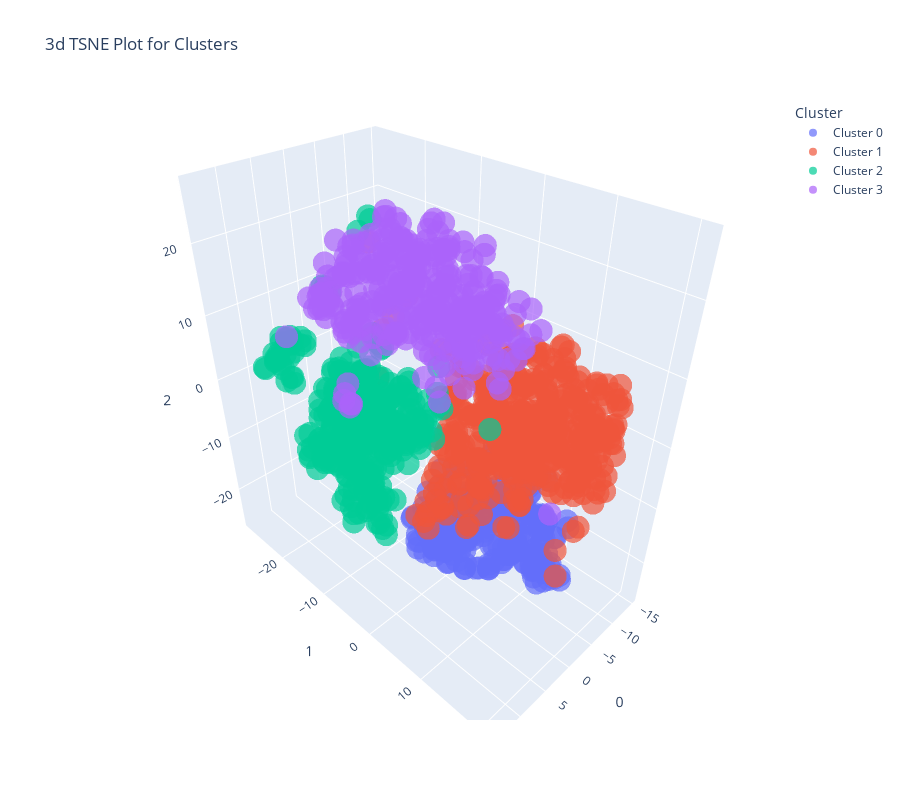

The notebook cell this image was saved under:
### Markdown cell above
### 5.3 Plot the model with TSNE

### Code cell
plot_model(kmeans, plot = 'tsne')

### Figure 1 — Plotly figure (JSON) as saved in the notebook; plotly's stock layout.template omitted (floating-point values rounded to 4 significant figures; data arrays with more than 128 entries replaced by an {"elided": "..."} marker saying what was removed)
{"data": [{"customdata": {"elided": "270x1 int values"}, "hovertemplate": "Cluster=Cluster 0<br>0=%{x}<br>1=%{y}<br>2=%{z}<br>Feature=%{customdata[0]}<extra></extra>", "legendgroup": "Cluster 0", "marker": {"color": "#636efa", "opacity": 0.7, "symbol": "circle"}, "mode": "markers", "name": "Cluster 0", "scene": "scene", "showlegend": true, "type": "scatter3d", "x": {"elided": "270 float values"}, "y": {"elided": "270 float values"}, "z": {"elided": "270 float values"}}, {"customdata": {"elided": "414x1 int values"}, "hovertemplate": "Cluster=Cluster 1<br>0=%{x}<br>1=%{y}<br>2=%{z}<br>Feature=%{customdata[0]}<extra></extra>", "legendgroup": "Cluster 1", "marker": {"color": "#EF553B", "opacity": 0.7, "symbol": "circle"}, "mode": "markers", "name": "Cluster 1", "scene": "scene", "showlegend": true, "type": "scatter3d", "x": {"elided": "414 float values"}, "y": {"elided": "414 float values"}, "z": {"elided": "414 float values"}}, {"customdata": {"elided": "350x1 int values"}, "hovertemplate": "Cluster=Cluster 2<br>0=%{x}<br>1=%{y}<br>2=%{z}<br>Feature=%{customdata[0]}<extra></extra>", "legendgroup": "Cluster 2", "marker": {"color": "#00cc96", "opacity": 0.7, "symbol": "circle"}, "mode": "markers", "name": "Cluster 2", "scene": "scene", "showlegend": true, "type": "scatter3d", "x": {"elided": "350 float values"}, "y": {"elided": "350 float values"}, "z": {"elided": "350 float values"}}, {"customdata": {"elided": "304x1 int values"}, "hovertemplate": "Cluster=Cluster 3<br>0=%{x}<br>1=%{y}<br>2=%{z}<br>Feature=%{customdata[0]}<extra></extra>", "legendgroup": "Cluster 3", "marker": {"color": "#ab63fa", "opacity": 0.7, "symbol": "circle"}, "mode": "markers", "name": "Cluster 3", "scene": "scene", "showlegend": true, "type": "scatter3d", "x": {"elided": "304 float values"}, "y": {"elided": "304 float values"}, "z": {"elided": "304 float values"}}], "layout": {"height": 800, "legend": {"title": {"text": "Cluster"}, "tracegroupgap": 0}, "scene": {"domain": {"x": [0, 1], "y": [0, 1]}, "xaxis": {"title": {"text": "0"}}, "yaxis": {"title": {"text": "1"}}, "zaxis": {"title": {"text": "2"}}}, "title": {"text": "3d TSNE Plot for Clusters"}, "width": 900}}
